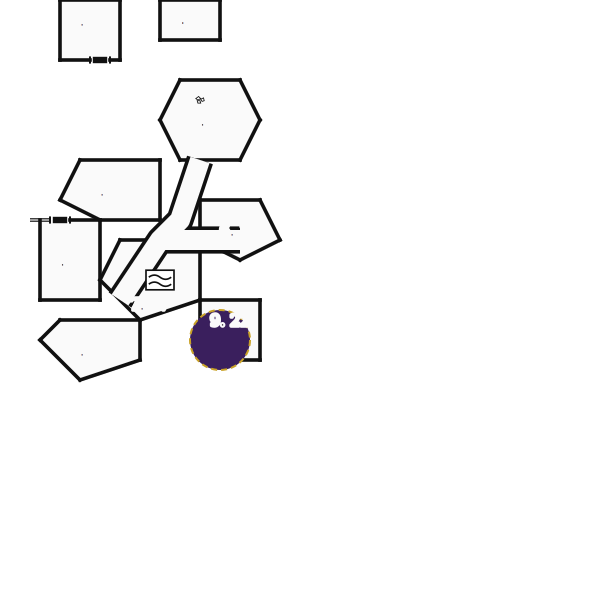
#> input picture extract/73_nw.png, 600 x 600 px
$ python calibrate.py 73_nw.png
#> lines starting #> are read from the running program, lines starting #| are printed output that depends on the picture; after the words box and inside, x2 and y2 are one past the last pixel; in counts of white or black regions, pixels touching at a corner belong together
#!/usr/bin/env python3
"""Probe the true grid pitch + origin and dump an overlay image to eyeball it."""
import sys
import numpy as np
from PIL import Image, ImageDraw

path = sys.argv[1]
im = Image.open(path).convert("L")
gray = np.asarray(im, dtype=np.float64)
h, w = gray.shape
#> h = 600; w = 600

# Floor mask: light pixels.
mask = (gray > 150).astype(np.float64)
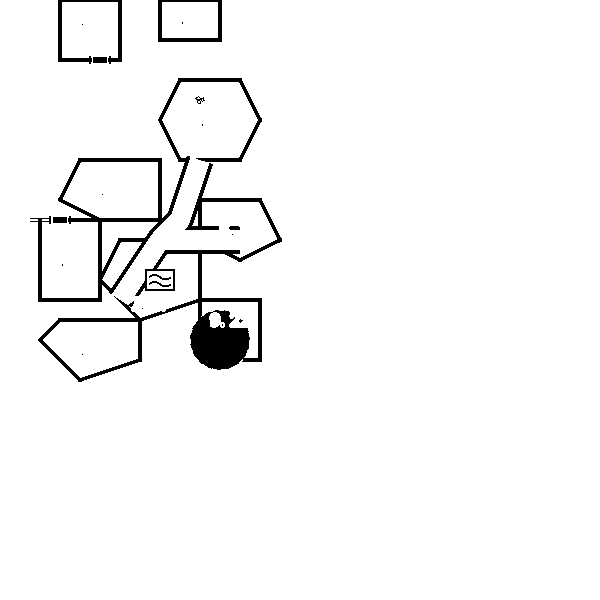
#> mask: shape (600, 600) float64; values 0 (black) and 1 (white), 96.6% white; 20 black regions (10 under 20 px), largest, box (x1, y1, x2, y2) and area: (38, 163, 282, 382) 6208, (30, 78, 262, 302) 4100, (58, 0, 122, 64) 784

# Column/row profiles: where are the wall lines (low light density)?
col = mask.mean(axis=0)
#> col = 600 values, max 1 at index 0, min 0.713 at index 201, mean 0.966
row = mask.mean(axis=1)
#> row = 600 values, max 1 at index 64, min 0.757 at index 218, mean 0.966


def autocorr_pitch(sig, lo=12, hi=45):
#> called with sig = array of shape (600,), lo = 12, hi = 45
    sig = sig - sig.mean()
#> sig = 600 values, max 0.0337 at index 0, min -0.253 at index 201, mean -9.77e-17
    best, bestv = lo, -1e9
    for lag in range(lo, hi):
        v = np.dot(sig[:-lag], sig[lag:])
        if v > bestv:
            bestv, best = v, lag
#> this loop made 33 passes
#> (v, bestv) on passes 1, 7, 8, 9: (1.08, 1.08), (1.12, 1.12), (1.16, 1.16), (1.2, 1.2)
#> v on passes 2, 3, 4, 5, 6, 10: 1.07, 1.06, 1.06, 1.04, 1.07, 1.14
#> after the loop, best = 20; bestv = 1.2
    return best


px = autocorr_pitch(col)
#> px = 20
py = autocorr_pitch(row)
#> the loop in autocorr_pitch (call 2), `for lag in range(lo, hi):` made 33 passes
#> (v, bestv) on passes 1, 6, 7, 8, 9: (0.572, 0.572), (0.595, 0.595), (0.647, 0.647), (0.701, 0.701), (0.743, 0.743)
#> v on passes 2, 3, 4, 5, 10, 11: 0.557, 0.545, 0.534, 0.533, 0.668, 0.6
#> py = 20
print(f"# pitch col={px} row={py}", file=sys.stderr)

# Find origin: first x where wall structure begins. Use the dark frame: the
# content starts after the leftmost sustained light region. Simpler: scan
# offsets, score how well cell centers land on extreme (very light/dark) pixels.
pitch = (px + py) / 2.0
#> pitch = 20


def score(ox, oy, pitch):
    ncx = int((w - ox) // pitch)
    ncy = int((h - oy) // pitch)
    vals = []
    for j in range(ncy):
        for i in range(ncx):
            cy = int(oy + (j + 0.5) * pitch)
            cx = int(ox + (i + 0.5) * pitch)
            vals.append(gray[cy, cx])
    vals = np.array(vals)
    return np.mean((vals > 200) | (vals < 110))


best = (0, 0, -1)
for oy in range(0, int(pitch)):
    for ox in range(0, int(pitch)):
        s = score(ox, oy, pitch)
        if s > best[2]:
            best = (ox, oy, s)
#> this loop made 20 passes
ox, oy, s = best
ncx = int((w - ox) // pitch)
ncy = int((h - oy) // pitch)
print(f"# origin=({ox},{oy}) pitch={pitch:.2f} grid={ncx}x{ncy} crisp={s:.3f}", file=sys.stderr)

# Overlay
rgb = Image.open(path).convert("RGB")
#> rgb is the input picture: PIL image 600x600 RGB; mean R, G, B 247.1, 246.9, 247.3
d = ImageDraw.Draw(rgb)
for i in range(ncx + 1):
    x = ox + i * pitch
    d.line([(x, oy), (x, oy + ncy * pitch)], fill=(255, 0, 0), width=1)
for j in range(ncy + 1):
    y = oy + j * pitch
    d.line([(ox, y), (ox + ncx * pitch, y)], fill=(255, 0, 0), width=1)
rgb.save("extract/overlay.png")
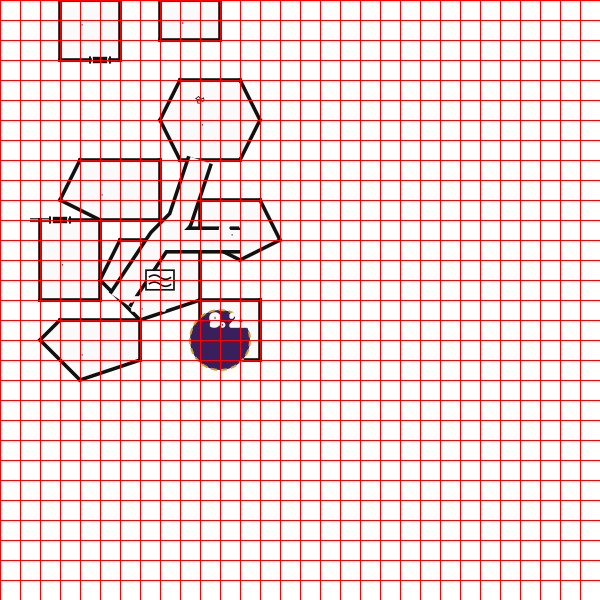
#> saved as overlay.png: PIL image 600x600 RGB; mean R, G, B 248.6, 223.6, 223.9
print("# wrote extract/overlay.png", file=sys.stderr)
